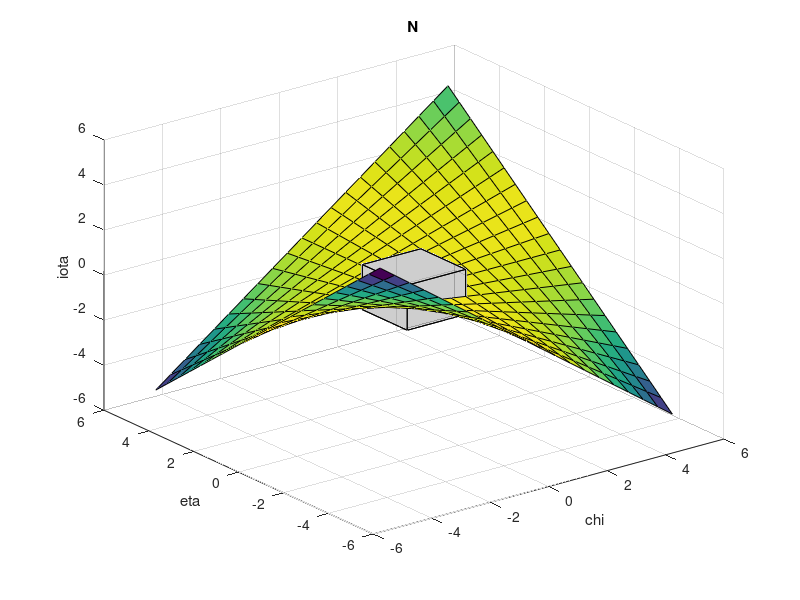
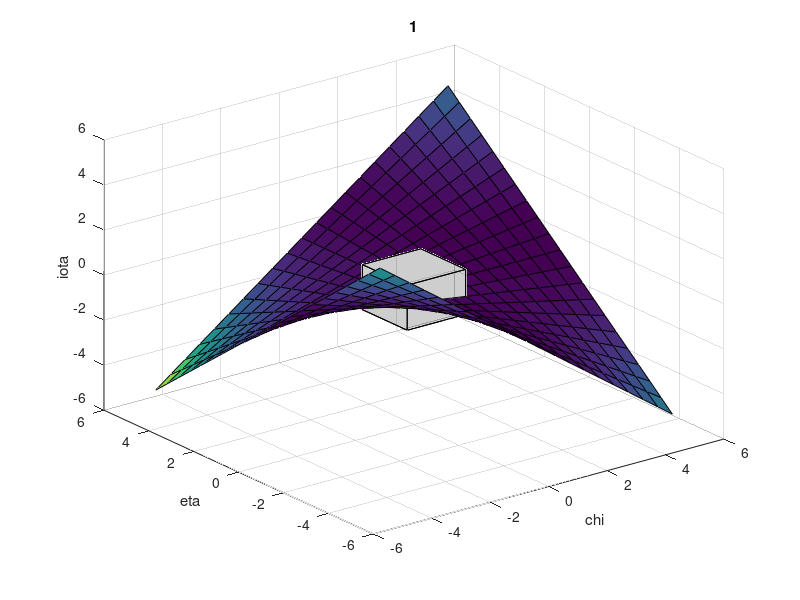
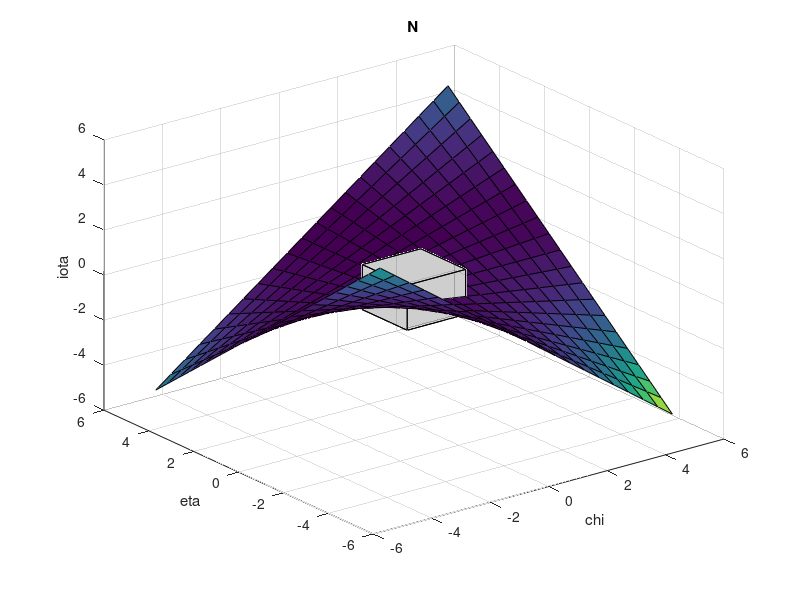
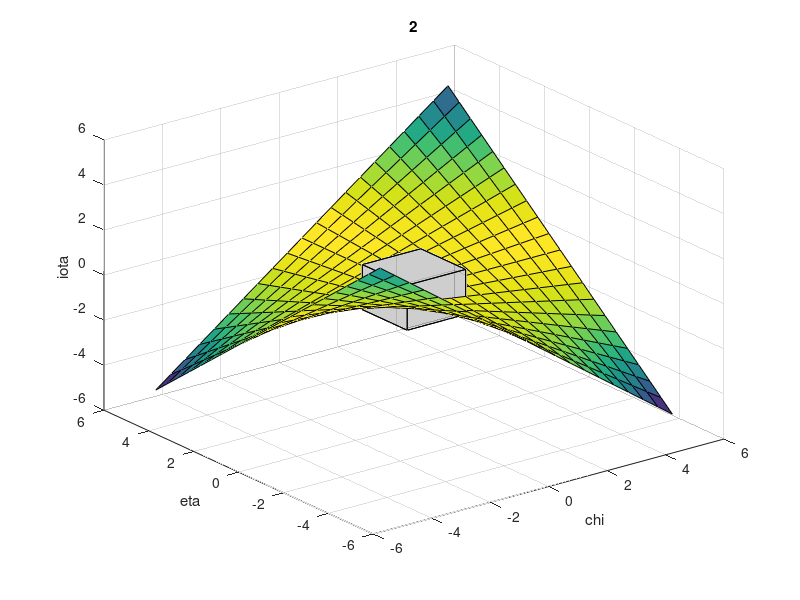

MATLAB code for these plots, in order:

chi = [-1:0.1:1]'; eta = [-1:0.1:1]; iota = [-1:0.1:1]'*[-1:0.1:1];
chi=chi*5; eta=eta*5; iota=iota*5;

     N1 = -((chi - 1)*(eta - 1).*(iota - 1))/ 8;
     N2 = ((chi + 1)*(eta - 1).*(iota - 1))/ 8;
     N3 = ((chi - 1)*(eta + 1).*(iota - 1))/ 8;
     N4 = -((chi + 1)*(eta + 1).*(iota - 1))/ 8;
     N5 = ((chi - 1)*(eta - 1).*(iota + 1))/ 8;
     N6 = -((chi + 1)*(eta - 1).*(iota + 1))/ 8;
     N8 = -((chi - 1)*(eta + 1).*(iota + 1))/8;
     N7 = ((chi + 1)*(eta + 1).*(iota + 1))/8;

    NN=zeros(21,21,8);
    NN(:,:,1)=N1;
    NN(:,:,2)=N2;
    NN(:,:,3)=N3;
    NN(:,:,4)=N4;
    NN(:,:,5)=N5;
    NN(:,:,6)=N6;
    NN(:,:,7)=N7;
    NN(:,:,8)=N8;

    
    
x=[1,1,-1,-1,1,1,-1,-1;-1,1,1,-1,-1,1,1,-1;-1,-1,-1,-1,1,1,1,1];

faces = zeros(3,4,6);
faces(:,:,1) = [x(:,4) x(:,3) x(:,2) x(:,1)];
faces(:,:,2) = [x(:,1) x(:,2) x(:,6) x(:,5)];
faces(:,:,3) = [x(:,2) x(:,3) x(:,7) x(:,6)];
faces(:,:,4) = [x(:,3) x(:,4) x(:,8) x(:,7)];
faces(:,:,5) = [x(:,1) x(:,5) x(:,8) x(:,4)];
faces(:,:,6) = [x(:,5) x(:,6) x(:,7) x(:,8)];

    xx=[faces(1,:,1);faces(1,:,2);faces(1,:,3);faces(1,:,4);faces(1,:,5);faces(1,:,6)]'; 
    yy=[faces(2,:,1);faces(2,:,2);faces(2,:,3);faces(2,:,4);faces(2,:,5);faces(2,:,6)]';
    zz=[faces(3,:,1);faces(3,:,2);faces(3,:,3);faces(3,:,4);faces(3,:,5);faces(3,:,6)]';

%  
%     figure(); hold on; view(3); grid on;
%     patch(xx,yy,zz,'black','FaceAlpha', 0.1);
%     surf(chi, eta, N1);
%     xlabel("chi"); ylabel("eta"); zlabel("iota");
%     hold off;
    
    
 leg =["N1" "N2" "N3" "N4" "N5" "N6" "N7" "N8"];   
 for i=1:8
    figure(); hold on; view(3); grid on;
    patch(xx,yy,zz,'black','FaceAlpha', 0.1);
    surf(chi, eta, iota, NN(:,:,i));
    xlabel("chi"); ylabel("eta"); zlabel("iota");
    title(leg(i));
    hold off; 
        
 end